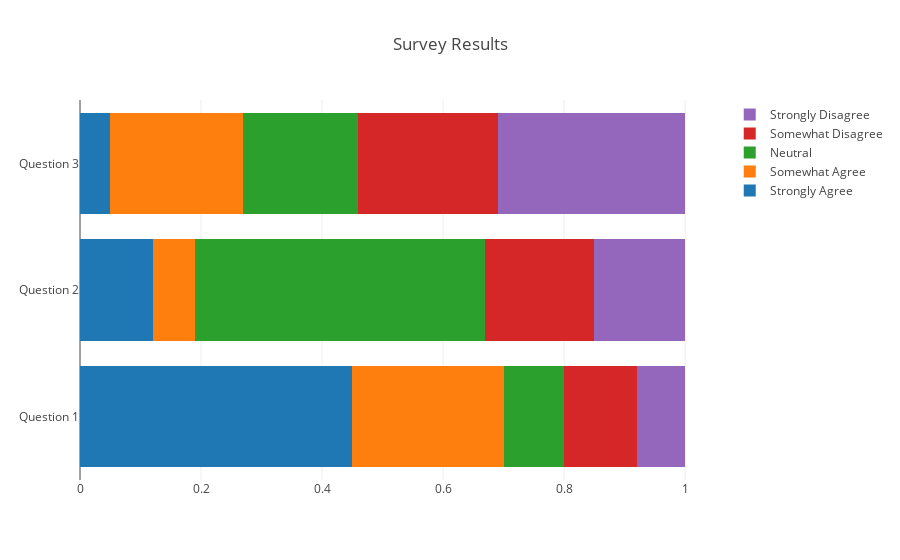

The notebook cell saved with this chart:
### Code cell
iplot(fig)

### Figure 1 — Plotly figure (JSON) as saved in the notebook; plotly's stock layout.template omitted (floating-point values rounded to 4 significant figures)
{"data": [{"name": "Strongly Agree", "orientation": "h", "type": "bar", "uid": "e1d3af07-8b06-4417-a2f6-b058e5b511be", "x": [0.45, 0.12, 0.05], "y": ["Question 1", "Question 2", "Question 3"]}, {"name": "Somewhat Agree", "orientation": "h", "type": "bar", "uid": "0efd9730-0b6e-41ad-b788-9b5f2830ed8c", "x": [0.25, 0.07, 0.22], "y": ["Question 1", "Question 2", "Question 3"]}, {"name": "Neutral", "orientation": "h", "type": "bar", "uid": "934983c9-68d6-4a60-91f5-f73db60ee7a8", "x": [0.1, 0.48, 0.19], "y": ["Question 1", "Question 2", "Question 3"]}, {"name": "Somewhat Disagree", "orientation": "h", "type": "bar", "uid": "13337e7e-bffc-4bfb-aeef-2115ea3effc9", "x": [0.12, 0.18, 0.23], "y": ["Question 1", "Question 2", "Question 3"]}, {"name": "Strongly Disagree", "orientation": "h", "type": "bar", "uid": "1a05c956-e480-4efb-9643-009e1ebb97ee", "x": [0.08, 0.15, 0.31], "y": ["Question 1", "Question 2", "Question 3"]}], "layout": {"barmode": "stack", "title": {"text": "Survey Results"}}}
